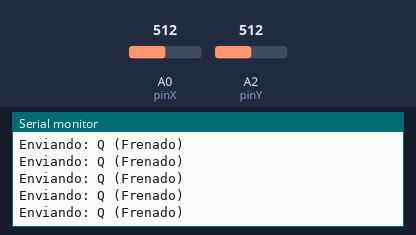
A sketch run on a simulated Arduino Uno, built with avr-gcc and run on an emulated ATmega328P. Shown: the last lines printed to the serial monitor. The inputs (shaded band) are chosen by the test bench; at power-on: A0 (pinX) = 512, A2 (pinY) = 512.

Above: at 1.2 s.
1.3 s: A0 (pinX) set to 691
2.8 s: A0 (pinX) set to 715
At 2.85 s:
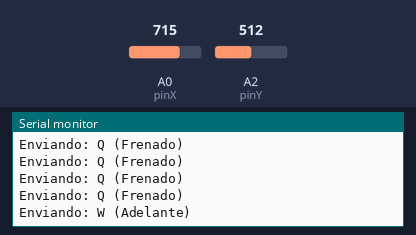
4.7 s: A2 (pinY) set to 690
At 4.77 s:
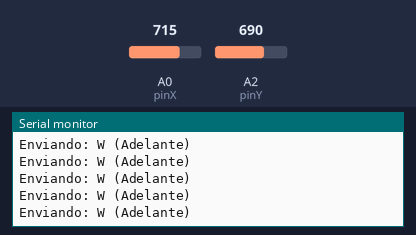
6.2 s: A2 (pinY) set to 717
At 6.3 s:
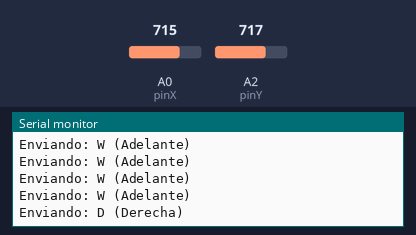
8.1 s: A2 (pinY) set to 290
At 8.12 s:
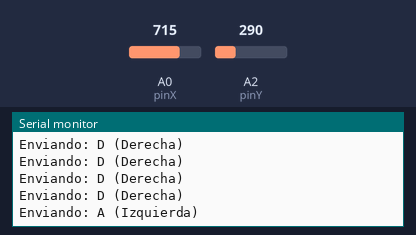
10.0 s: A2 (pinY) set to 315
At 10.05 s:
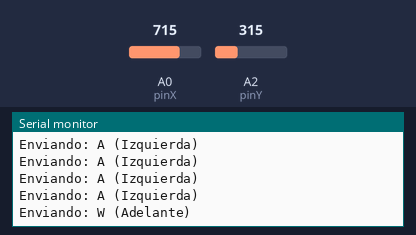

The sketch:

ciro-control.ino
```cpp
#include <SoftwareSerial.h>

// Pines del Bluetooth en el control (RX, TX)
SoftwareSerial BTSerial(10, 11);

// Pines del Joystick
const int pinX = A0;
const int pinY = A2;

void setup() {
  Serial.begin(9600);
  BTSerial.begin(9600);
}

void loop() {
  int valorX = analogRead(pinX); // Izquierda (~0) a Derecha (~1023)
  int valorY = analogRead(pinY); // Arriba (~0) a Abajo (~1023)

  // Mover hacia adelante (Palanca hacia arriba)
  if (valorY < 300) {
    BTSerial.write('A');
    Serial.println("Enviando: A (Izquierda)");
  }
  else if (valorY > 700) {
    BTSerial.write('D');
    Serial.println("Enviando: D (Derecha)");
  }
  else if (valorX < 300) {
    BTSerial.write('S');
    Serial.println("Enviando: S (Atrás)");
  }
  else if (valorX > 700) {
    BTSerial.write('W');
    Serial.println("Enviando: W (Adelante)");
  } else {
    BTSerial.write('Q');
    Serial.println("Enviando: Q (Frenado)");
  }

  delay(100); // Pausa para no saturar el Bluetooth
}
```

Measured:
- the behaviour switches between 700 and 701 on A0 (pinX) (found by bisection; images 0 and 1)
- the behaviour switches between 700 and 701 on A2 (pinY) (found by bisection; images 2 and 3)
- the behaviour switches between 299 and 300 on A2 (pinY) (found by bisection; images 4 and 5)
- after the input at 2.8 s, the serial monitor: prints a new line at once (image 1)
- after the input at 6.2 s, the serial monitor: prints a new line after 0.09 s (image 3)
- after the input at 8.1 s, the serial monitor: prints a new line at once (image 4)
- after the input at 10.0 s, the serial monitor: prints a new line after 0.05 s (image 5)
